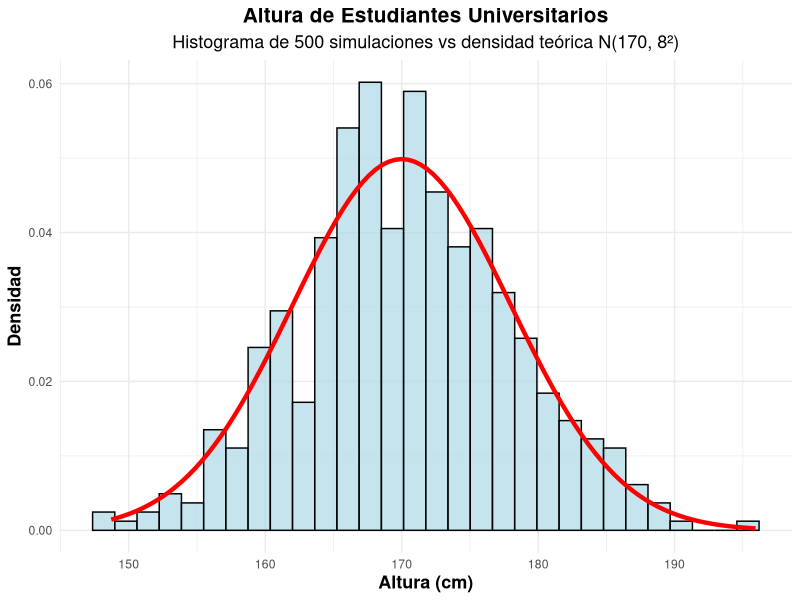
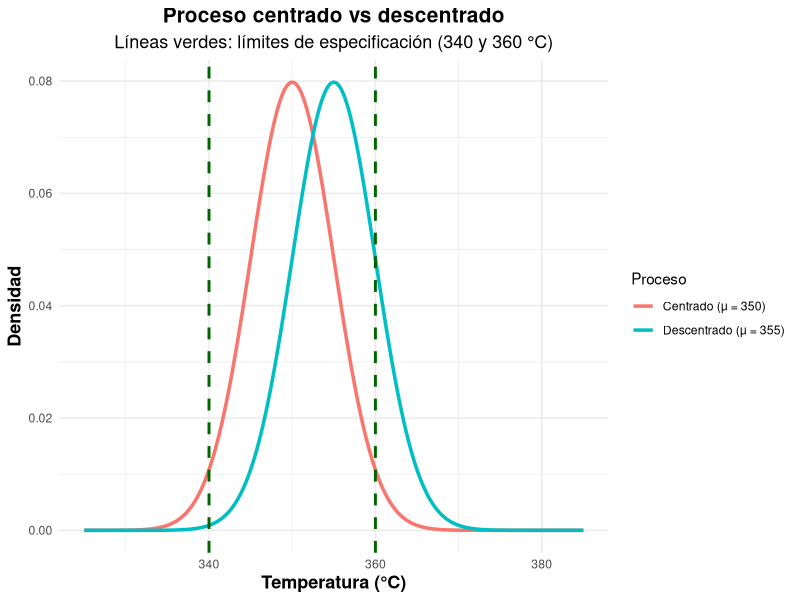
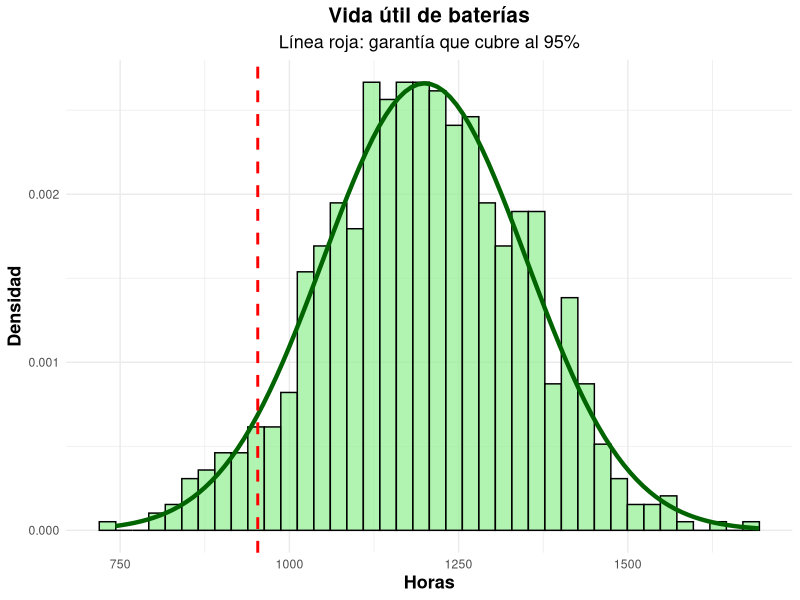
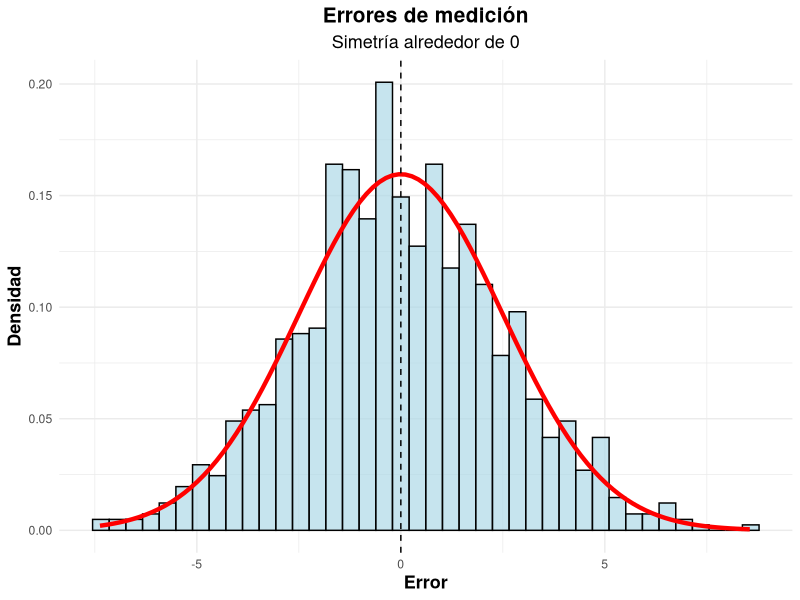
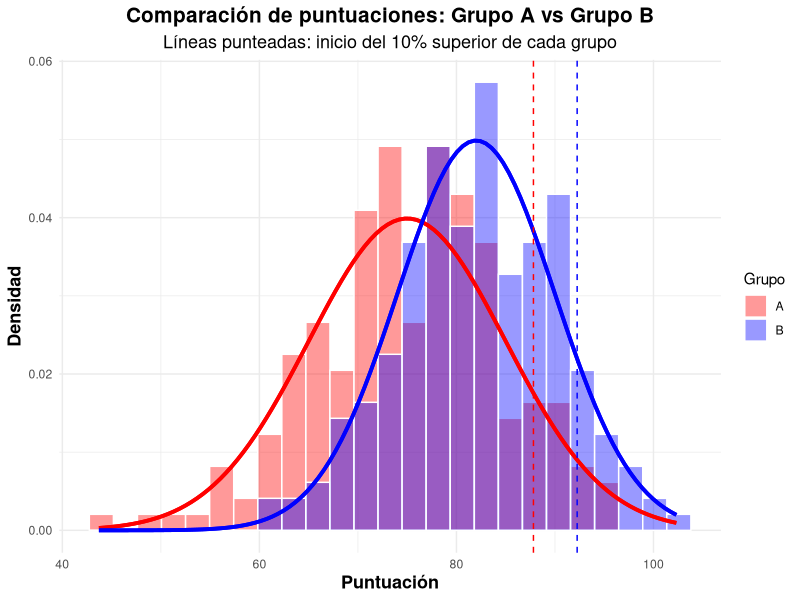
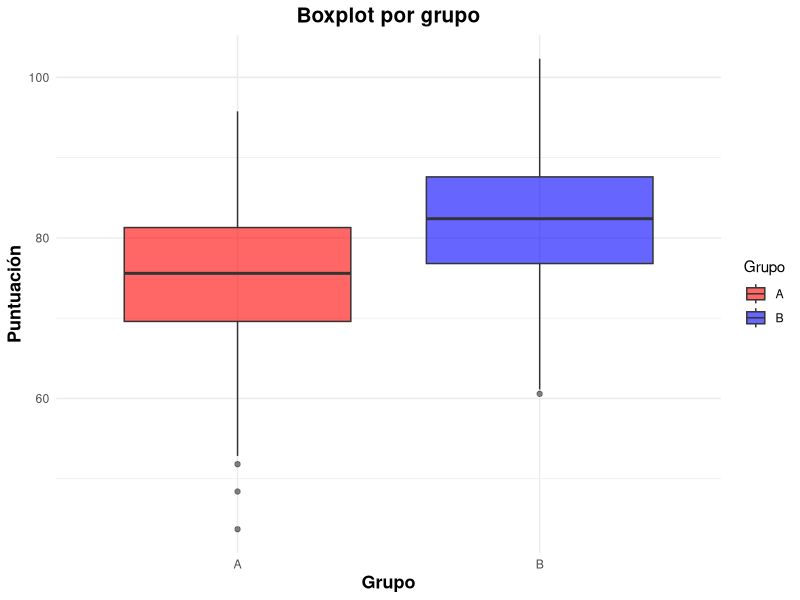

Write the R code that produced these figures, in order.
## ---- chunk 1
library(ggplot2)
library(dplyr)
library(knitr)
library(kableExtra)
set.seed(123)

tema <- theme_minimal() +
  theme(plot.title = element_text(size = 15, face = "bold", hjust = 0.5),
        plot.subtitle = element_text(size = 13, hjust = 0.5),
        axis.title = element_text(face = "bold", size = 13))
## ---- chunk 2
mu <- 170; sigma <- 8

# 1. Simulación
alturas <- rnorm(500, mean = mu, sd = sigma)

# 2. Estadísticos muestrales
cat("Media muestral:   ", round(mean(alturas), 2), "\n")
cat("Mediana muestral: ", round(median(alturas), 2), "\n")
cat("Desv. est. muestral:", round(sd(alturas), 2), "\n\n")

# 3. P(X > 180)
cat("P(X > 180) teórica:", round((1 - pnorm(180, mu, sigma)) * 100, 2), "%\n")
cat("Observada en la muestra:", round(mean(alturas > 180) * 100, 2), "%\n\n")

# 4. Percentil 25
cat("Percentil 25 teórico:", round(qnorm(0.25, mu, sigma), 2), "cm\n")
cat("Percentil 25 muestral:", round(quantile(alturas, 0.25), 2), "cm\n")

# 5. Histograma + densidad teórica
ggplot(data.frame(x = alturas), aes(x = x)) +
  geom_histogram(aes(y = after_stat(density)), bins = 30,
                 fill = "lightblue", color = "black", alpha = 0.7) +
  stat_function(fun = dnorm, args = list(mean = mu, sd = sigma),
                color = "red", linewidth = 1.5) +
  labs(title = "Altura de Estudiantes Universitarios",
       subtitle = "Histograma de 500 simulaciones vs densidad teórica N(170, 8²)",
       x = "Altura (cm)", y = "Densidad") +
  tema
## ---- chunk 3
mu <- 350; sigma <- 5
LIE <- 340; LSE <- 360   # 350 ± 10

# 1. Simulación de un día de producción
temp <- rnorm(1000, mu, sigma)

# 2. % fuera de especificación
fuera_teo <- (pnorm(LIE, mu, sigma) + (1 - pnorm(LSE, mu, sigma))) * 100
fuera_obs <- mean(temp < LIE | temp > LSE) * 100
cat("Fuera de especificación (teórico):  ", round(fuera_teo, 3), "%\n")
cat("Fuera de especificación (simulado): ", round(fuera_obs, 3), "%\n\n")

# 3. Proceso descentrado: mu = 355
mu_desc <- 355
dentro_desc <- pnorm(LSE, mu_desc, sigma) - pnorm(LIE, mu_desc, sigma)
cat("Dentro de especificación con mu = 355:", round(dentro_desc * 100, 3), "%\n")
cat("Fuera de especificación con mu = 355: ", round((1 - dentro_desc) * 100, 3), "%\n\n")

# 4. sigma para 99.9% dentro: P(-10 < X - mu < 10) = 0.999
# 2*Phi(10/sigma) - 1 = 0.999  ->  10/sigma = qnorm(0.9995)
sigma_req <- 10 / qnorm(0.9995)
cat("sigma requerida para 99.9% dentro:", round(sigma_req, 4), "°C\n")
cat("Verificación:", round((pnorm(LSE, mu, sigma_req) - pnorm(LIE, mu, sigma_req)) * 100, 3), "%\n")

# Gráfico comparativo
x <- seq(325, 385, length.out = 1000)
df <- data.frame(
  x = rep(x, 2),
  y = c(dnorm(x, 350, 5), dnorm(x, 355, 5)),
  Proceso = rep(c("Centrado (μ = 350)", "Descentrado (μ = 355)"), each = length(x))
)
ggplot(df, aes(x, y, color = Proceso)) +
  geom_line(linewidth = 1.2) +
  geom_vline(xintercept = c(LIE, LSE), linetype = "dashed", color = "darkgreen", linewidth = 1) +
  labs(title = "Proceso centrado vs descentrado",
       subtitle = "Líneas verdes: límites de especificación (340 y 360 °C)",
       x = "Temperatura (°C)", y = "Densidad") +
  tema
## ---- chunk 4
mu <- 50000; sigma <- 12000

# 1. Simulación de 24 meses
ventas <- rnorm(24, mu, sigma)
data.frame(Mes = 1:24, Ventas = round(ventas, 2)) %>%
  kable(caption = "Ventas simuladas (24 meses)", format.args = list(big.mark = ",")) %>%
  kable_styling(bootstrap_options = c("striped", "hover", "condensed"), full_width = FALSE)

# 2. P(ventas > 60,000)
cat("P(X > 60,000) =", round(1 - pnorm(60000, mu, sigma), 4), "\n")

# 3. Meses esperados con ventas < 30,000
p_menor30 <- pnorm(30000, mu, sigma)
cat("P(X < 30,000) =", round(p_menor30, 4), "\n")
cat("Meses esperados (de 24):", round(24 * p_menor30, 2), "\n")
cat("Meses observados en la simulación:", sum(ventas < 30000), "\n")

# 4. Rango intercuartílico
q1 <- qnorm(0.25, mu, sigma); q3 <- qnorm(0.75, mu, sigma)
cat("Q1 =", round(q1, 2), "| Q3 =", round(q3, 2), "| RIC =", round(q3 - q1, 2), "\n")
cat("RIC muestral:", round(IQR(ventas), 2), "\n")

# 5. % de meses que supera 45,000
cat("P(X > 45,000) =", round((1 - pnorm(45000, mu, sigma)) * 100, 2), "%\n")
## ---- chunk 5
mu <- 1200; sigma <- 150

# 1. Simulación de 800 baterías
vida <- rnorm(800, mu, sigma)

# 2. Garantía que cubre al 95% (el 95% dura al menos g -> percentil 5)
garantia <- qnorm(0.05, mu, sigma)
cat("Garantía para cubrir al 95%:", round(garantia, 1), "horas\n\n")

# 3. 10,000 baterías con garantía de 900 h
p_falla <- pnorm(900, mu, sigma)
cat("P(X < 900) =", format(p_falla, digits = 4), "\n")
cat("Baterías que se espera que fallen:", round(10000 * p_falla, 1), "\n\n")

# 4. Media y mediana: simulación vs teoría
data.frame(
  Estadístico = c("Media", "Mediana"),
  Simulación = round(c(mean(vida), median(vida)), 2),
  Teórico = c(mu, mu)
) %>% kable(caption = "Simulación vs valores teóricos") %>%
  kable_styling(bootstrap_options = c("striped", "hover"), full_width = FALSE)

# 5. Percentil 10
cat("Percentil 10 teórico: ", round(qnorm(0.10, mu, sigma), 2), "horas\n")
cat("Percentil 10 muestral:", round(quantile(vida, 0.10), 2), "horas\n")

ggplot(data.frame(x = vida), aes(x)) +
  geom_histogram(aes(y = after_stat(density)), bins = 40,
                 fill = "lightgreen", color = "black", alpha = 0.7) +
  stat_function(fun = dnorm, args = list(mean = mu, sd = sigma),
                color = "darkgreen", linewidth = 1.5) +
  geom_vline(xintercept = garantia, color = "red", linetype = "dashed", linewidth = 1) +
  labs(title = "Vida útil de baterías",
       subtitle = "Línea roja: garantía que cubre al 95%",
       x = "Horas", y = "Densidad") +
  tema
## ---- chunk 6
mu <- 0; sigma <- 2.5

# 1. Simulación de 1000 mediciones
err <- rnorm(1000, mu, sigma)

# 2. % de errores entre -5 y +5
cat("P(-5 < E < 5) teórica:", round((pnorm(5, mu, sigma) - pnorm(-5, mu, sigma)) * 100, 2), "%\n")
cat("Observada:", round(mean(err > -5 & err < 5) * 100, 2), "%\n\n")

# 3. P(|E| > 6)
p_abs6 <- 2 * (1 - pnorm(6, mu, sigma))
cat("P(|E| > 6) teórica:", round(p_abs6, 4), "\n")
cat("Observada:", round(mean(abs(err) > 6), 4), "\n\n")

# 4. Mediciones precisas (|E| <= 3)
cat("Precisas (|E| <= 3) teórico:", round((pnorm(3, mu, sigma) - pnorm(-3, mu, sigma)) * 100, 2), "%\n")
cat("Observado:", round(mean(abs(err) <= 3) * 100, 2), "%\n\n")

# 5. Simetría alrededor de 0
cat("Media muestral:", round(mean(err), 4), "| Mediana:", round(median(err), 4), "\n")
cat("Asimetría muestral:", round(mean(((err - mean(err)) / sd(err))^3), 4), "(≈ 0)\n")
z <- c(0.5, 1, 2, 3, 5)
cat("F(-x) + F(x) = 1 ?", all(abs(pnorm(-z, mu, sigma) + pnorm(z, mu, sigma) - 1) < 1e-12), "\n")
cat("f(-x) = f(x) ?  ", all(abs(dnorm(-z, mu, sigma) - dnorm(z, mu, sigma)) < 1e-12), "\n")

ggplot(data.frame(x = err), aes(x)) +
  geom_histogram(aes(y = after_stat(density)), bins = 40,
                 fill = "lightblue", color = "black", alpha = 0.7) +
  stat_function(fun = dnorm, args = list(mean = mu, sd = sigma),
                color = "red", linewidth = 1.5) +
  geom_vline(xintercept = 0, linetype = "dashed") +
  labs(title = "Errores de medición", subtitle = "Simetría alrededor de 0",
       x = "Error", y = "Densidad") +
  tema
## ---- chunk 7
mu_A <- 75; sd_A <- 10
mu_B <- 82; sd_B <- 8

# 1. Simulación de 200 estudiantes por grupo
A <- rnorm(200, mu_A, sd_A)
B <- rnorm(200, mu_B, sd_B)

# 2. % del Grupo A que supera la media del Grupo B
cat("Grupo A > 82 (teórico):", round((1 - pnorm(mu_B, mu_A, sd_A)) * 100, 2), "%\n")
cat("Grupo A > 82 (simulado):", round(mean(A > mu_B) * 100, 2), "%\n\n")

# 3. P(B < 70)
cat("P(B < 70) =", round(pnorm(70, mu_B, sd_B), 4), "\n\n")

# 5. Punto de corte del 10% superior (percentil 90)
corte_A <- qnorm(0.90, mu_A, sd_A)
corte_B <- qnorm(0.90, mu_B, sd_B)
cat("10% superior Grupo A desde:", round(corte_A, 2), "\n")
cat("10% superior Grupo B desde:", round(corte_B, 2), "\n")

# 4. Comparación visual
df <- data.frame(puntaje = c(A, B), Grupo = rep(c("A", "B"), each = 200))

ggplot(df, aes(puntaje, fill = Grupo)) +
  geom_histogram(aes(y = after_stat(density)), bins = 25,
                 alpha = 0.4, position = "identity", color = "white") +
  stat_function(fun = dnorm, args = list(mean = mu_A, sd = sd_A),
                color = "red", linewidth = 1.3) +
  stat_function(fun = dnorm, args = list(mean = mu_B, sd = sd_B),
                color = "blue", linewidth = 1.3) +
  geom_vline(xintercept = c(corte_A, corte_B), linetype = "dashed",
             color = c("red", "blue")) +
  scale_fill_manual(values = c("A" = "red", "B" = "blue")) +
  labs(title = "Comparación de puntuaciones: Grupo A vs Grupo B",
       subtitle = "Líneas punteadas: inicio del 10% superior de cada grupo",
       x = "Puntuación", y = "Densidad") +
  tema

ggplot(df, aes(Grupo, puntaje, fill = Grupo)) +
  geom_boxplot(alpha = 0.6) +
  scale_fill_manual(values = c("A" = "red", "B" = "blue")) +
  labs(title = "Boxplot por grupo", x = "Grupo", y = "Puntuación") +
  tema
